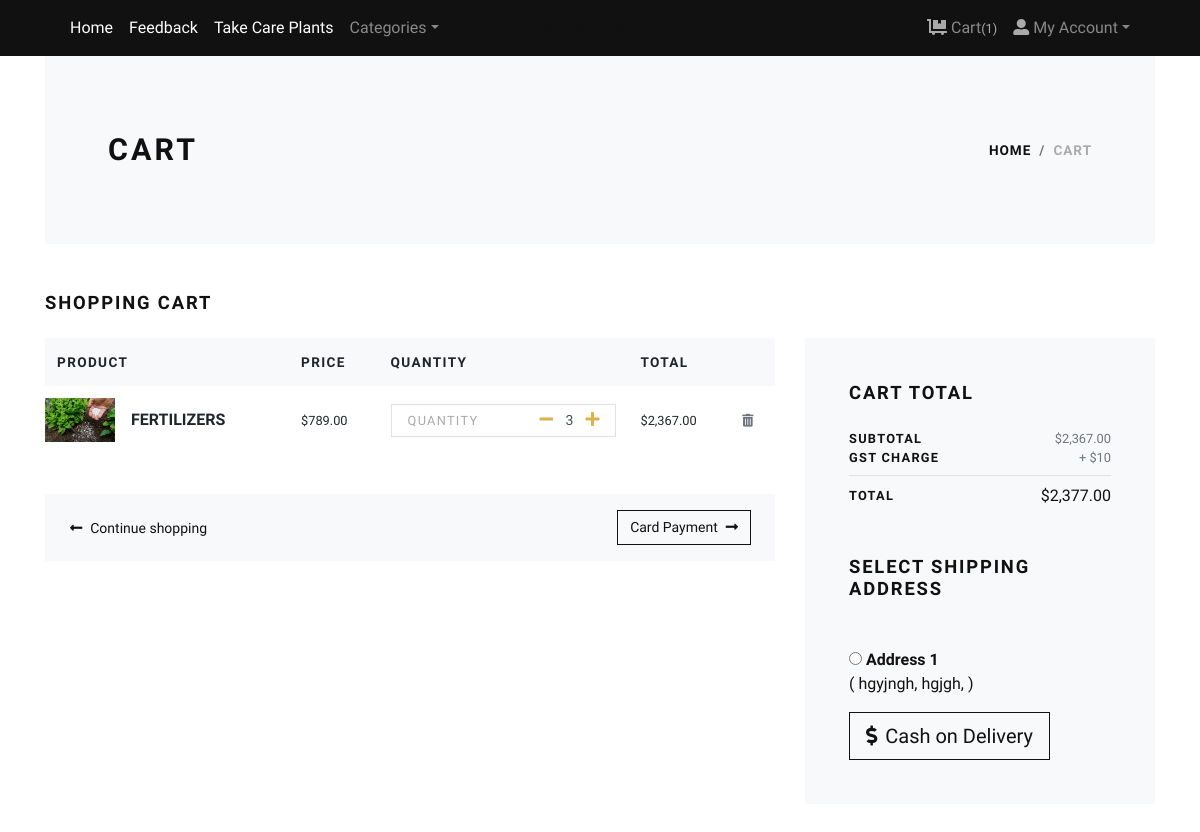
The app's page /cart/ (signed in) with its own data.
### store/models.py (models this page shows, shortened)
class Cart(models.Model):
    user = models.ForeignKey(User, verbose_name="User", on_delete=models.CASCADE)
    product = models.ForeignKey(Product, verbose_name="Product", on_delete=models.CASCADE)
    quantity = models.PositiveIntegerField(default=1, verbose_name="Quantity")
    created_at = models.DateTimeField(auto_now_add=True, verbose_name="Created Date")
    updated_at = models.DateTimeField(auto_now=True, verbose_name="Updated Date")
    @property
    def total_price(self):
        return self.quantity * self.product.price

class Product(models.Model):
    title = models.CharField(max_length=150, verbose_name="Product Title")
    slug = models.SlugField(max_length=160, verbose_name="Product Slug")
    sku = models.CharField(max_length=255, unique=True, verbose_name="Unique Product ID (SKU)")
    short_description = models.TextField(verbose_name="Short Description")
    detail_description = models.TextField(blank=True, null=True, verbose_name="Detail Description")
    product_image = models.ImageField(upload_to='product', blank=True, null=True, verbose_name="Product Image")
    price = models.DecimalField(max_digits=8, decimal_places=2)
    productStock=models.PositiveIntegerField()
    category = models.ForeignKey(Category, verbose_name="Product Categoy", on_delete=models.CASCADE)
    is_active = models.BooleanField(verbose_name="Is Active?")
    is_featured = models.BooleanField(verbose_name="Is Featured?")
    created_at = models.DateTimeField(auto_now_add=True, verbose_name="Created Date")
    updated_at = models.DateTimeField(auto_now=True, verbose_name="Updated Date")
    class Meta:
        verbose_name_plural = 'Products'
        ordering = ('-created_at',)

class Address(models.Model):
    user = models.ForeignKey(User, verbose_name="User", on_delete=models.CASCADE)
    locality = models.CharField(max_length=150, verbose_name="Nearest Location")
    city = models.CharField(max_length=150, verbose_name="City")
    mobno = models.CharField(max_length=150, verbose_name="mobno")

### store/views.py (the view)
# urls.py: path('cart/', views.cart, name="cart"),
@login_required
def cart(request):
    user = request.user
    cart_products = Cart.objects.filter(user=user)
    amount = decimal.Decimal(0)
    shipping_amount = decimal.Decimal(10)
    cp = [p for p in Cart.objects.all() if p.user == user]
    if cp:
        for p in cp:
            temp_amount = (p.quantity * p.product.price)
            amount += temp_amount
    addresses = Address.objects.filter(user=user)
    context = {
        'cart_products': cart_products,
        'amount': amount,
        'shipping_amount': shipping_amount,
        'total_amount': amount + shipping_amount,
        'addresses': addresses,
    }
    return render(request, 'store/cart.html', context)

### store/context_preprocessors.py (called while the page is built)
def store_menu(request):
    categories = Category.objects.filter(is_active=True)
    context = {
        'categories_menu': categories,
    }
    return context

def cart_menu(request):
    if request.user.is_authenticated:
        cart_items= Cart.objects.filter(user=request.user)
        context = {
            'cart_items': cart_items,
        }
    else:
        context = {}
    return context

### templates/store/cart.html (shortened to what this page needs)
{% extends 'base.html' %}
{% load static %}
{% load humanize %}
    {% block content %}
      <div class="container">
        <section class="py-5 bg-light">
          <div class="container">
            <div class="row px-4 px-lg-5 py-lg-4 align-items-center">
              <div class="col-lg-6">
                <h1 class="h2 text-uppercase mb-0">Cart</h1>
              </div>
              <div class="col-lg-6 text-lg-right">
                <nav aria-label="breadcrumb">
                  <ol class="breadcrumb justify-content-lg-end mb-0 px-0">
                    <li class="breadcrumb-item"><a href="index.html">Home</a></li>
                    <li class="breadcrumb-item active" aria-current="page">Cart</li>
                  </ol>
                </nav>
              </div>
            </div>
          </div>
        </section>
        {% if cart_products %}
        <section class="py-5">
          <h2 class="h5 text-uppercase mb-4">Shopping cart</h2>
          <div class="row">
            <div class="col-lg-8 mb-4 mb-lg-0">
              <div class="table-responsive mb-4">
                <table class="table">
                  <thead class="bg-light">
                    <tr>
                      <th class="border-0" scope="col"> <strong class="text-small text-uppercase">Product</strong></th>
                      <th class="border-0" scope="col"> <strong class="text-small text-uppercase">Price</strong></th>
                      <th class="border-0" scope="col"> <strong class="text-small text-uppercase">Quantity</strong></th>
                      <th class="border-0" scope="col"> <strong class="text-small text-uppercase">Total</strong></th>
                      <th class="border-0" scope="col"> </th>
                    </tr>
                  </thead>
                  <tbody>
                    {% for cart_product in cart_products %}
                    <tr>
                      <th class="pl-0 border-0" scope="row">
                        <div class="media align-items-center">
                          {% if cart_product.product.product_image %}
                            <a class="reset-anchor d-block animsition-link" href="{% url 'store:product-detail' cart_product.product.slug %}"><img src="{{cart_product.product.product_image.url}}" alt="{{cart_product.product.title}}" width="70"/></a>
                          {% else %}
                            <a class="reset-anchor d-block animsition-link" href="{% url 'store:product-detail' cart_product.product.slug %}"><img src="{% static 'img/product-detail-3.jpg' %}" alt="{{cart_product.product.title}}" width="70"/></a>
                          {% endif %}
                          <div class="media-body ml-3"><strong class="h6"><a class="reset-anchor animsition-link" href="{% url 'store:product-detail' cart_product.product.slug %}">{{cart_product.product.title}}</a></strong></div>
                        </div>
                      </th>
                      <td class="align-middle border-0">
                        <p class="mb-0 small">${{cart_product.product.price}}</p>
                      </td>
                      <td class="align-middle border-0">
                        <div class="border d-flex align-items-center justify-content-between px-3"><span class="small text-uppercase text-gray headings-font-family">Quantity</span>
                          <div class="quantity">
                            <a href="{% url 'store:minus-cart' cart_product.id %}" class="dec-btn p-0 ml-2"><i class="fas fa-minus"></i></a>
                            <input class="form-control form-control-sm border-0 shadow-0 p-0" type="text" value="{{cart_product.quantity}}"/>
                            <a href="{% url 'store:plus-cart' cart_product.id %}" class="inc-btn p-0"><i class="fas fa-plus"></i></a>
                          </div>
                        </div>
                      </td>
                      <td class="align-middle border-0">
                        <p class="mb-0 small">${{cart_product.total_price|intcomma}}</p>
                      </td>
                      <td class="align-middle border-0"><a class="reset-anchor" href="{% url 'store:remove-cart' cart_product.id %}"><i class="fas fa-trash-alt small text-muted"></i></a></td>
                    </tr>
                    {% endfor %}
                  </tbody>
                </table>
              </div>
              <div class="bg-light px-4 py-3">
                <div class="row align-items-center text-center">
                  <div class="col-md-6 mb-3 mb-md-0 text-md-left"><a class="btn btn-link p-0 text-dark btn-sm" href="{% url 'store:home' %}"><i class="fas fa-long-arrow-alt-left mr-2"> </i>Continue shopping</a></div>
                  <div class="col-md-6 text-md-right"><a class="btn btn-outline-dark btn-sm" href="{% url 'store:paymentview' %}">Card Payment<i class="fas fa-long-arrow-alt-right ml-2"></i></a></div>
                </div>
              </div>
            </div>
            <div class="col-lg-4">
              <div class="card border-0 rounded-0 p-lg-4 bg-light">
                <div class="card-body">
                  <h5 class="text-uppercase mb-4">Cart total</h5>
                  <ul class="list-unstyled mb-0">
                    <li class="d-flex align-items-center justify-content-between"><strong class="text-uppercase small font-weight-bold">Subtotal</strong><span class="text-muted small">${{amount|intcomma}}</span></li>
                    <li class="d-flex align-items-center justify-content-between"><strong class="text-uppercase small font-weight-bold">GST Charge</strong><span class="text-muted small">+ ${{shipping_amount}}</span></li>
                    <li class="border-bottom my-2"></li>
                    <li class="d-flex align-items-center justify-content-between mb-4"><strong class="text-uppercase small font-weight-bold">Total</strong><span>${{total_amount|intcomma}}</span></li>
                  </ul>
                  <h5 class="text-uppercase my-5">Select Shipping Address</h5>
                  <form action="{% url 'store:checkout' %}" id="myform">
                    {% if addresses %}
                      {% for address in addresses %}
                        <div class="mb-3">
                        <input type="radio" name="address" value="{{address.id}}"> <strong>Address {{forloop.counter}}</strong> <br>
                        ( {{address.locality}}, {{address.city}}, {{address.state}} )
                        </div>
                      {% endfor %}
                    {% endif %}
                    <button type="submit" class="btn btn-dark btn-lg btn-outline-dark" type="submit"> <i class="fas fa-dollar-sign mr-2"></i>Cash on Delivery</button>
                  </form>
                </div>
              </div>
            </div>
          </div>
        </section>
        {% else %}
          <div class="text-center py-5">
            <h3 class="mb-3">Your cart is empty.</h3>
            <a href="{% url 'store:home' %}"><i class="fas fa-long-arrow-alt-left mr-2"> </i>Continue shopping</a>
          </div>
        {% endif %}
      </div>
      {% endblock content %}

### supplyco/static/css/style.default.css (style rules this page uses)
.text-small { font-size: 0.85rem !important; }
.text-gray { color: #aaa !important; }
strong { font-weight: 700; }
.quantity { display: -ms-flexbox; display: flex; -ms-flex-align: center; align-items: center; font-family: inherit; }
.quantity input { width: 2rem; text-align: center; }
.text-uppercase { text-transform: uppercase; letter-spacing: 0.1em; }
.border { border: 1px solid #dee2e6 !important; }
.shadow-0 { box-shadow: none !important; }
.reset-anchor { color: inherit; transition: all 0.3s; }
.headings-font-family { font-family: inherit !important; }
.btn { font-weight: 400; border: 1px solid transparent; font-family: inherit; padding: 0.375rem 1.5rem; font-size: 1rem; line-height: 1.5; border-radius: 0; transition: color 0.15s ease-in-out, background-color 0.15s ease-in-out, border-color 0.15s ease-in-out, box-shadow 0.15s ease-in-out; }
.btn-link { font-weight: 400; color: #dcb14a; }
.btn-dark { color: #fff; background-color: #111111; border-color: #111111; }
.btn-outline-dark { color: #111111; background-color: transparent; background-image: none; border-color: #111111; }
.btn-lg { padding: 0.5rem 1rem; font-size: 1.25rem; line-height: 1.5; border-radius: 0; }
.btn-sm { padding: 0.375rem 0.75rem; font-size: 0.875rem; line-height: 1.5; border-radius: 0; }
body { font-family: "Libre Franklin", sans-serif; font-size: 1rem; font-weight: 400; line-height: 1.5; color: #111111; background-color: #fff; }
a { color: #dcb14a; text-decoration: none; }
h1, h2, h3, h4, h5, h6, .h1, .h2, .h3, .h4, .h5, .h6 { margin-bottom: 0.5rem; font-family: inherit; font-weight: 900; line-height: 1.2; color: inherit; }
h1, .h1 { font-size: 2.2rem; }
h2, .h2 { font-size: 1.9rem; }
h5, .h5 { font-size: 1.15rem; }
h6, .h6 { font-size: 1rem; }
small, .small { font-size: 80%; font-weight: 400; }
.bg-light { background-color: #f8f9fa !important; }
.text-dark { color: #111111 !important; }
.form-control { padding: 0.375rem 0.75rem; font-size: 1rem; line-height: 1.5; color: #495057; background-color: #fff; border: 1px solid #ced4da; border-radius: 0; transition: border-color 0.15s ease-in-out, box-shadow 0.15s ease-in-out; }
.form-control::placeholder { color: #adb5bd; font-size: 0.85rem; font-weight: 400; }
.form-control-sm { padding: 0.25rem 0.5rem; font-size: 0.875rem; line-height: 1.5; border-radius: 0; }
.card { background-color: #fff; border: 1px solid rgba(17, 17, 17, 0.125); border-radius: 0; }
.card-body { padding: 1.25rem; }
.breadcrumb { background: #f8f9fa; }
.breadcrumb-item { font-size: 0.85rem; text-transform: uppercase; letter-spacing: 0.07em; font-weight: 900; color: #111111; }
.breadcrumb-item a { color: inherit; transition: all 0.3s; }
.breadcrumb-item.active { color: #aaa; }

### records on screen
Cart: product.product_image (picture), product "FERTILIZERS", product.price "789.00", quantity "3", total_price "2,367.00"
Address: locality "hgyjngh", city "hgjgh"

### other values on screen
{{ cart_items.count }} "1"
{{ amount|intcomma }} "2,367.00"
{{ shipping_amount }} "10"
{{ total_amount|intcomma }} "2,377.00"
